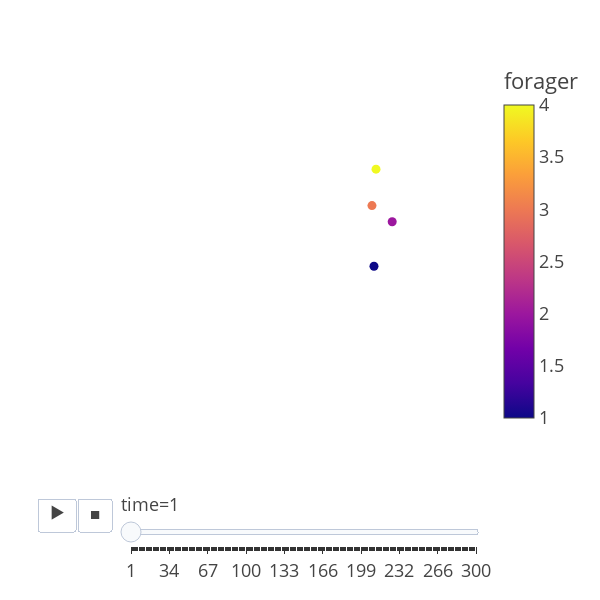

Notebook cell for this chart:
### Code cell
ft.animate_foragers(
    fish_8wpf_obj, plot_rewards=False, width=600, height=600, point_size=6
)
